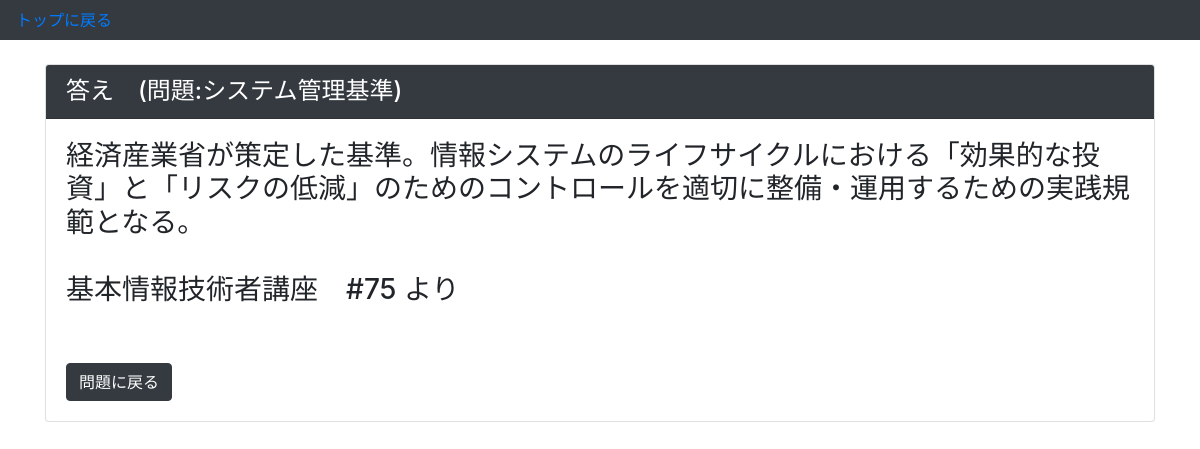
Page /detail/20/ (signed in) on the committed database.
### flashcard/models.py (models this page shows)
class Flashcard(models.Model):
    word = models.CharField(verbose_name='単語',max_length=40)
    description=models.CharField(verbose_name='説明',max_length=200)

### flashcard/views.py (the view)
# urls.py: path('detail/<int:pk>/',views.DetailView.as_view(),name='detail'),
class DetailView(LoginRequiredMixin,generic.DetailView):
    model=Flashcard
    template_name='post_detail.html'

### flashcard/templates/post_detail.html
{% extends 'test_base.html' %}
{% block content %}
<div class="card mb-3 mt-4">
  <h4 class="card-header bg-dark text-white">答え　(問題:{{ flashcard.word}})</h4>
  <div class="card-body">
      <h3>{{ flashcard.description | linebreaksbr | urlize}}</h3>
      <br /><br />
      <a href="{{request.META.HTTP_REFERER}}" class="btn btn-dark">問題に戻る</a>
  </div>
</div>
{% endblock %}

### rows in the picture
Flashcard: word "システム管理基準", description "経済産業省が策定した基準。情報システムのライフサイクルにおける「効果的な投資」と「リスクの低減」のためのコントロールを適切に整備・運用するための実践規範となる。 基本情報技術者講座 #75 より"
